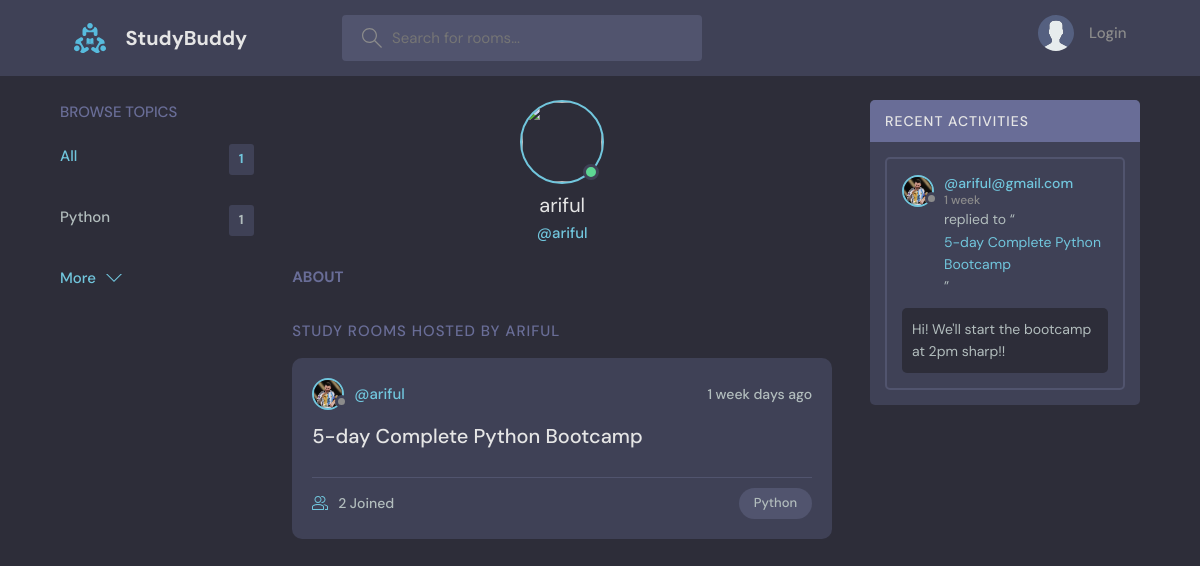
Page /profile/1/ on the committed database.
### playground/models.py (models this page shows, shortened)
class Topic(models.Model):
    name = models.CharField(max_length=200)

class User(AbstractUser):
    name = models.CharField(max_length=200, null=True)
    email = models.EmailField(unique=True,null=True)
    bio = models.TextField(null=True)
    avatar = models.ImageField(null=True, default="avatar.svg")
    USERNAME_FIELD = 'email'
    REQUIRED_FIELDS = []

class Room(models.Model):
    host = models.ForeignKey(User, on_delete=models.SET_NULL, null=True)
    topic = models.ForeignKey(Topic, on_delete=models.SET_NULL, null=True)
    name = models.CharField(max_length=200)
    description = models.TextField(null=True, blank=True)
    participants = models.ManyToManyField(User, related_name='participants', blank=True)
    updated = models.DateTimeField(auto_now=True)
    created = models.DateTimeField(auto_now_add=True)
    class Meta:
        ordering = ['-updated','-created']
    def __str__(self):
        return self.name

class Message(models.Model):
    user = models.ForeignKey(User,on_delete=models.CASCADE)
    room = models.ForeignKey(Room, on_delete=models.CASCADE)
    body = models.TextField()
    updated = models.DateTimeField(auto_now=True)
    created = models.DateTimeField(auto_now_add=True)
    class Meta:
        ordering = ['-updated','-created']
    def __str__(self) :
        return self.body[0:50]

### playground/views.py (the view)
# urls.py: path('profile/<str:pk>/',views.userProfile,name="user-profile"),
def userProfile(request, pk):
    user = User.objects.get(id=pk)
    rooms = user.room_set.all()
    room_messages = user.message_set.all()
    topics = Topic.objects.all()
    context = {'user':user,'rooms':rooms,'room_messages':room_messages,'topics':topics}
    return render(request,'playground/profile.html',context)

### playground/templates/playground/profile.html (shortened to what this page needs)
{% extends 'main.html' %}
{% block content %}
  <main class="profile-page layout layout--3">
    <div class="container">
      {% include 'playground/topics_component.html' %}
      <div class="roomList">
        <div class="profile">
          <div class="profile__avatar">
            <div class="avatar avatar--large active">
              <img src="{{request.user.avatar.url}}" />
            </div>
          </div>
          <div class="profile__info">
            <h3>{{user.username}}</h3>
            <p>@{{user.username}}</p>
          </div>
          <div class="profile__about">
            <h3>About</h3>
          </div>
        </div>
        <div class="roomList__header">
          <div>
            <h2>Study Rooms Hosted by {{user.username}}</a>
            </h2>
          </div>
        </div>
        {% include 'playground/feed_component.html' %}
      </div>
      {% include 'playground/activity_component.html' %}
    </div>
  </main>
{% endblock content %}

### playground/templates/playground/topics_component.html
<div class="topics">
    <div class="topics__header">
      <h2>Browse Topics</h2>
    </div>
    <ul class="topics__list">
      <li>
        <a href="{% url 'home' %}" class="active">All <span>{{topics.count}}</span></a>
      </li>
      {% for topic in topics %}
      <li>
        <a href="{% url 'home' %}?q={{topic.name}}">{{topic.name}}<span>{{topic.room_set.all.count}}</span></a>
      </li>
      {% endfor %}
    </ul>
    <a class="btn btn--link" href="{% url 'topics' %}">
      More
      <svg version="1.1" xmlns="http://www.w3.org/2000/svg" width="32" height="32" viewBox="0 0 32 32">
        <title>chevron-down</title>
        <path d="M16 21l-13-13h-3l16 16 16-16h-3l-13 13z"></path>
      </svg>
    </a>
  </div>

### playground/templates/playground/feed_component.html (shortened to what this page needs)
{% for room in rooms %}
<div class="roomListRoom">
    <div class="roomListRoom__header">
      <a href="{% url 'user-profile' room.host.id %}" class="roomListRoom__author">
        <div class="avatar avatar--small">
          <img src="{{room.host.avatar.url}}" />
        </div>
        <span>@{{room.host.username}}</span>
      </a>
      <div class="roomListRoom__actions">
        <span>{{room.created|timesince}} days ago</span>
      </div>
    </div>
    <div class="roomListRoom__content">
      <a href="{% url 'room' room.id %}">{{room.name}}</a>
    </div>
    <div class="roomListRoom__meta">
      <a href="{% url 'room' room.id %}" class="roomListRoom__joined">
        {{room.participants.all.count}} Joined
      </a>
      <p class="roomListRoom__topic">{{room.topic.name}}</p>
    </div>
  </div>
{% endfor %}

### playground/templates/playground/activity_component.html (shortened to what this page needs)
<div class="activities">
    <div class="activities__header">
      <h2>Recent Activities</h2>
    </div>
    {% for message in room_messages %}
    <div class="activities__box">
      <div class="activities__boxHeader roomListRoom__header">
        <a href="{% url 'user-profile' message.user.id %}" class="roomListRoom__author">
          <div class="avatar avatar--small">
            <img src="{{message.user.avatar.url}}" />
          </div>
          <p>
            @{{message.user}}
            <span>{{message.created|timesince}}</span>
          </p>
        </a>
      </div>
      <div class="activities__boxContent">
        <p>replied to “<a href="{% url 'room' message.room.id %}">{{message.room}}</a>”</p>
        <div class="activities__boxRoomContent">
            <p>{{message}}</p>
        </div>
      </div>
    </div>
    {% endfor %}
  </div>

### rows in the picture
Topic: name "Python", room_set.all.count "1"
User: username "ariful", username "ARIFUL"
Room: host.avatar (picture), host.username "ariful", created "1 week", name "5-day Complete Python Bootcamp", participants.all.count "2", topic.name "Python"
Message: user.avatar (picture), user "ariful@gmail.com", created "1 week", room "5-day Complete Python Bootcamp", body "Hi! We'll start the bootcamp at 2pm sharp!!"

### other values in the picture
{{ topics.count }} "1"
